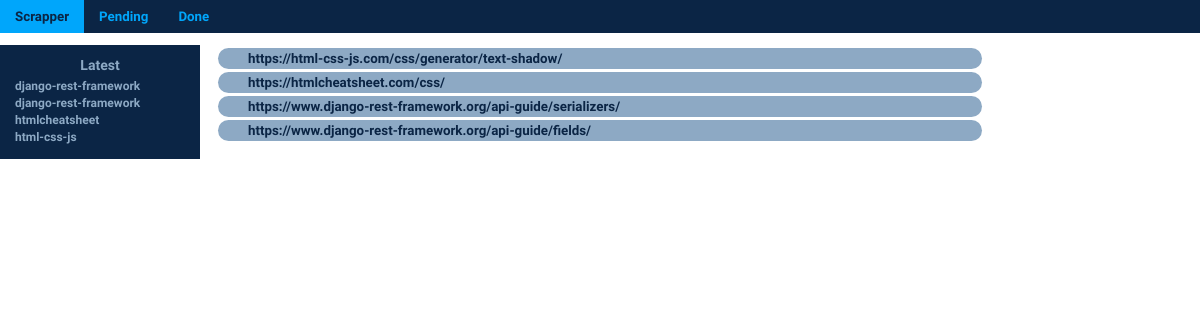
The page / on the database its author committed.
### scrapper/models.py (models this page shows, shortened)
class TimeAll(models.Model):
    created = models.DateTimeField(auto_now_add=True)
    updated = models.DateTimeField(auto_now=True)
    class Meta:
        abstract = True

class Site(TimeAll):
    url = models.URLField(unique=True)
    name = models.CharField(max_length=120, blank=True, null=True)
    domain = models.CharField(max_length=120)
    status = models.CharField(
        max_length=2,
        choices=Status.choices,
        default=Status.PENDING,
    )
    objects = models.Manager()
    pending = PendingManager()
    done = DoneManager()
    def get_absolute_url(self):
        return reverse("scrapper:details", kwargs={"id": self.id})

### scrapper/views.py (the view)
# urls.py: 2. Add a URL to urlpatterns:  path('', views.home, name='home')
def home(request):
    sites = Site.objects.all()
    return render(
        request,
        "scrapper/index.html",
        {
            "sites": sites
        }
    )

### scrapper/templatetags/scrape_templates.py (called while the page is built)
@register.inclusion_tag("scrapper/section/latest.html")
def latest(num: int = 5):
    sites = Site.objects.all().order_by("-created")
    if len(sites) > 5:
        sites = sites[:5]
    return {
        "sites": sites
    }

### templates/scrapper/index.html (shortened to what this page needs)
{% extends 'base.html' %}
{% load static %}
{% load scrape_templates %}
{% block link %}
    <link rel="stylesheet" href="{% static 'css/scrapper.css' %}">
{% endblock link %}
{% block content %}
    {% include "scrapper/section/navbar.html" %}
    <div class="my-row">
        <div class="my-left">
            {% latest %}
        </div>
        <div class="my-center">
            <div class="my-container">
                <ul class="my-sitelist">
                    {% for site in sites %}
                        <li class="my-siteitem">
                            <a href="{{ site.get_absolute_url }}">{{ site.url }}</a>
                        </li>
                    {% endfor %}
                </ul>
            </div>
        </div>
        <div class="my-right"></div>
    </div>
{% endblock content %}

### templates/base.html (shortened to what this page needs)
{% load static %}
<!DOCTYPE html>
<html lang="en">
<head>
    {% block link %}{% endblock link %}
</head>
<body>
    {% block content %}{% endblock content %}
</body>
</html>

### templates/scrapper/section/navbar.html
<div class="my-container">
    <ul class="my-navbar">
        <li class="my-navitem">
          <a href="{% url 'scrapper:home' %}">Scrapper</a>
        </li>
        <li class="my-navitem">
          <a href="{% url 'scrapper:pending' %}">Pending</a>
        </li>
        <li class="my-navitem">
          <a href="{% url 'scrapper:done' %}">Done</a>
        </li>
    </ul>
</div>

### templates/scrapper/section/latest.html
<div class="my-container">
    <div class="latest">
        <h3>Latest</h3>
        {% for site in sites %}
            <a href="{{ site.get_absolute_url }}">{{ site.name }}</a>
        {% endfor %}
    </div>
</div>

### static/css/scrapper.css (style rules this page uses)
:root { --color1: #0b2545; --color2: #8da9c4; --color3: #00a6fb; }
* { margin: 0; padding: 0; border: 0; color: var(--color1); font-weight: bold; }
body { font-family: quicksand; font-size: smaller; }
a { color: inherit; text-decoration: none; }
.my-container { width: 100%; height: auto; }
.my-navbar { display: flex; justify-content: start; background-color: var(--color1); }
.my-navitem { padding: 9px; padding-left: 15px; padding-right: 15px; list-style: none; color: var(--color3); }
.my-sitelist { margin: 15px; list-style: none; }
.my-siteitem { margin: 3px;; background-color: var(--color2); color: var(--color1); border-radius: 15px; padding: 3px; padding-left: 30px; }
.my-sitelist a { color:inherit; }
.my-row { display: flex; }
.my-left { width: 20%; }
.my-center { width: 80%; }
.my-right { width: 20%; }
.latest { background-color: var(--color1); color: var(--color2); margin-top: 12px; padding: 6px; padding-top: 12px; padding-bottom: 12px; font-size: 12px; }
.latest h3 { color: var(--color2); text-align: center; margin-bottom: 6px; font-weight: bolder; }
.latest a { display: block; margin: 3px 0px 3px 9px; }

### rows shown on the page
Site: name "django-rest-framework", url "https://www.django-rest-framework.org/api-guide/fields/"
Site: name "django-rest-framework", url "https://www.django-rest-framework.org/api-guide/serializers/"
Site: name "htmlcheatsheet", url "https://htmlcheatsheet.com/css/"
Site: name "html-css-js", url "https://html-css-js.com/css/generator/text-shadow/"
